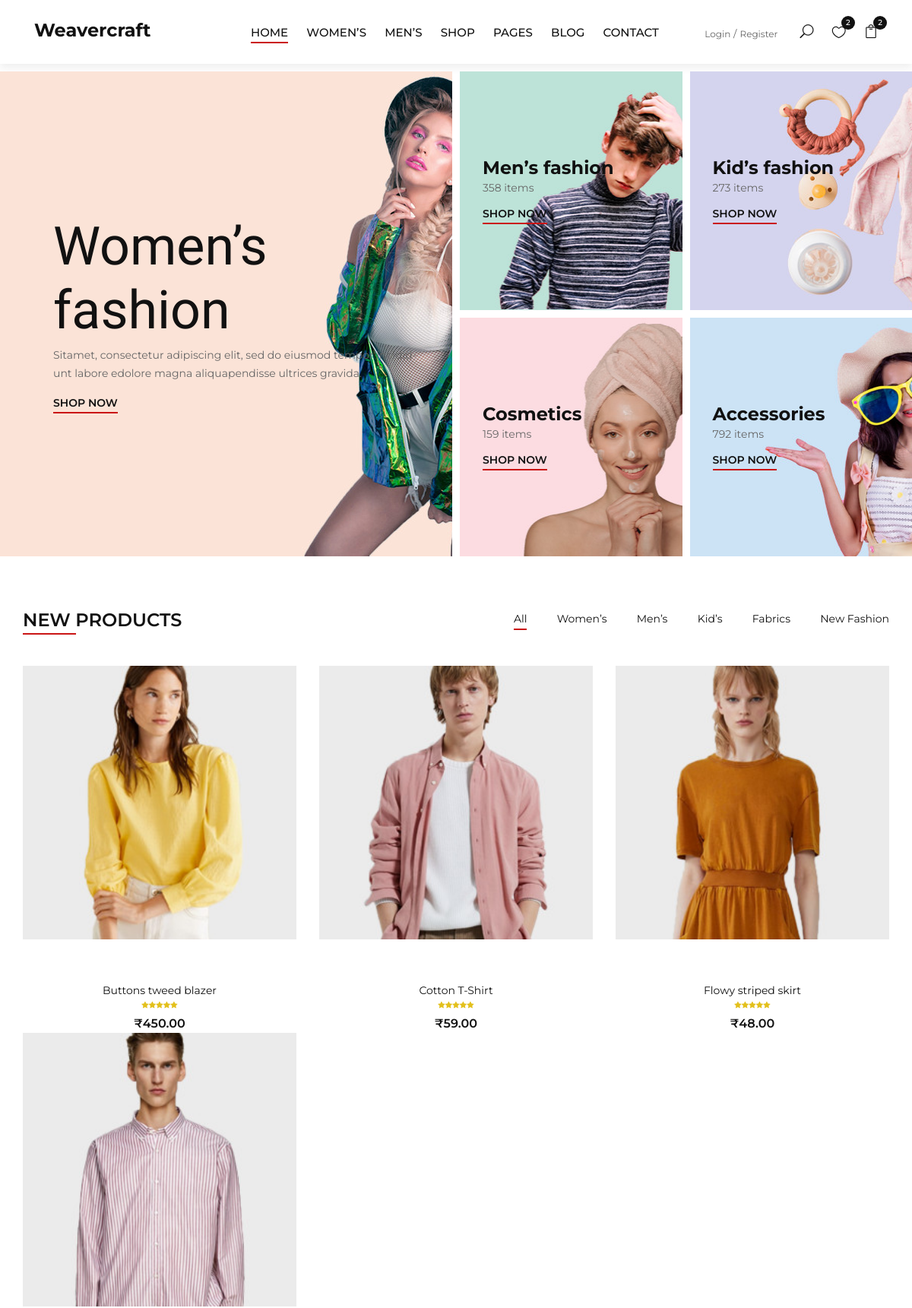
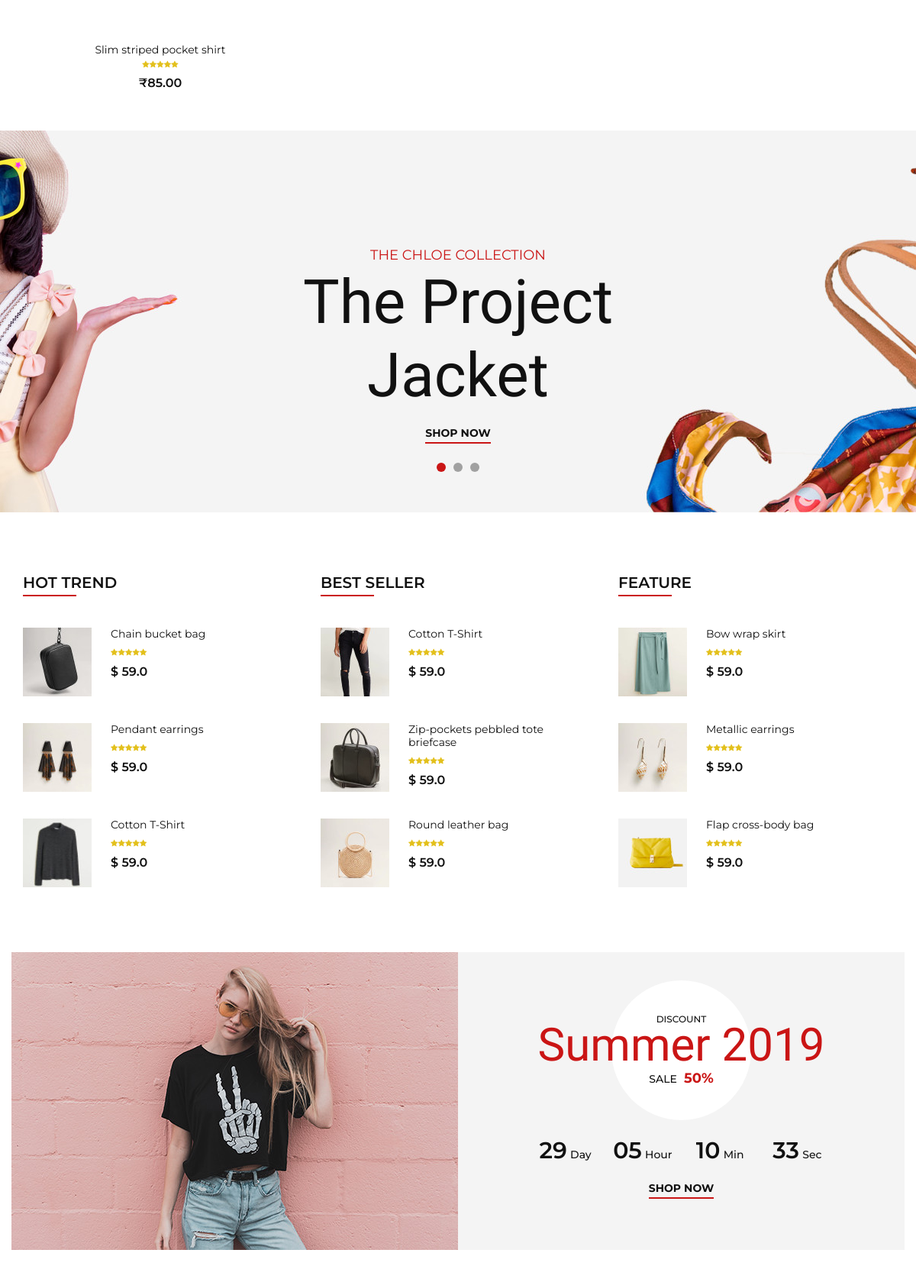
The page /home (upper part) on the database its author committed (2 pictures, top to bottom).
### prediction/models.py (models this page shows, shortened)
class Dress(models.Model):
    category = models.ForeignKey(Category, on_delete=models.CASCADE, related_name='dresses')
    name = models.CharField(max_length=200)
    description = models.TextField(blank=True)
    price = models.DecimalField(max_digits=8, decimal_places=2)
    image = models.ImageField(upload_to='dress_images/', blank=True, null=True)

### prediction/views.py (the view)
# urls.py: path('home', views.home, name='home'),
def home(request):
    categories = Category.objects.all()
    dresses = Dress.objects.all()
    return render(request, 'home.html', {'categories': categories, 'dresses': dresses})

### prediction/templates/home.html (shortened to what this page needs)
{% extends 'base.html' %}
{% load static %}
{% block content %}
<section class="product spad">
    <div class="container">
        <div class="row">
            <div class="col-lg-4 col-md-4">
                <div class="section-title">
                    <h4>New Products</h4>
                </div>
            </div>
            <div class="col-lg-8 col-md-8">
                <ul class="filter__controls">
                    <li class="active" data-filter="*">All</li>
                    <li data-filter=".women">Women’s</li>
                    <li data-filter=".men">Men’s</li>
                    <li data-filter=".kid">Kid’s</li>
                    <li data-filter=".accessories">Fabrics</li>
                    <li data-filter=".cosmetic">New Fashion</li>
                </ul>
            </div>
        </div>
        <div class="row property__gallery">
            {% for dress in dresses %}
                <div class="col-lg-4 col-md-6 col-sm-6 mix {{ dress.category.name|lower }}">
                    <div class="product__item">
                        <a href="{% url 'product_detail' dress.id %}">
                            <div class="product__item__pic set-bg" data-setbg="{{ dress.image.url }}">
                            </div>
                        </a>
                        <ul class="product__hover">
                        </ul>
                    </div>
                    <div class="product__item__text">
                        <h6><a href="#">{{ dress.name }}</a></h6>
                        <div class="rating">
                            {% for i in "12345" %}
                                <i class="fa fa-star"></i>
                            {% endfor %}
                        </div>
                        <div class="product__price">₹{{ dress.price }}</div>
                    </div>
                </div>
            {% endfor %}
        </div>
    </div>
</section>
{% endblock %}

### static/css/style.css (style rules this page uses)
html, body { height: 100%; font-family: "Montserrat", sans-serif; -webkit-font-smoothing: antialiased; }
h1, h2, h3, h4, h5, h6 { margin: 0; color: #111111; font-weight: 400; font-family: "Montserrat", sans-serif; }
h4 { font-size: 24px; }
h6 { font-size: 16px; }
ul, ol { padding: 0; margin: 0; }
.section-title { margin-bottom: 45px; }
.section-title h4 { color: #111111; font-weight: 600; text-transform: uppercase; position: relative; display: inline-block; }
.section-title h4:after { position: absolute; left: 0; bottom: -4px; height: 2px; width: 70px; background: #ca1515; content: ""; }
.set-bg { background-repeat: no-repeat; background-size: cover; background-position: top center; }
.spad { padding-top: 100px; padding-bottom: 100px; }
.product { padding-top: 60px; padding-bottom: 50px; }
.filter__controls { text-align: right; margin-bottom: 50px; }
.filter__controls li { font-size: 14px; list-style: none; display: inline-block; color: #111111; margin-right: 35px; position: relative; cursor: pointer; }
.filter__controls li.active:after { opacity: 1; }
.filter__controls li:after { position: absolute; left: 0; bottom: -4px; height: 2px; width: 100%; background: #ca1515; content: ""; opacity: 0; }
.filter__controls li:last-child { margin-right: 0; }
.product__item { margin-bottom: 35px; }
.product__item__pic { height: 360px; position: relative; overflow: hidden; }
.product__hover { position: absolute; left: 0; width: 100%; bottom: 30px; text-align: center; }
.product__item__text { text-align: center; padding-top: 22px; }
.product__item__text h6 a { font-size: 14px; color: #111111; }
.product__item__text .rating { line-height: 18px; margin-bottom: 5px; }
.product__item__text .rating i { font-size: 10px; color: #e3c01c; margin-right: -4px; }
.product__item__text .rating i:last-child { margin-right: 0; }
.product__item__text .product__price { color: #111111; font-weight: 600; }
@media only screen and (min-width: 1200px) { .container { max-width: 1170px; } }

### rows shown on the page
Dress: shows a picture, name "Buttons tweed blazer", price "450.00"
Dress: shows a picture, name "Cotton T-Shirt", price "59.00"
Dress: shows a picture, name "Flowy striped skirt", price "48.00"
Dress: shows a picture, name "Slim striped pocket shirt", price "85.00"
